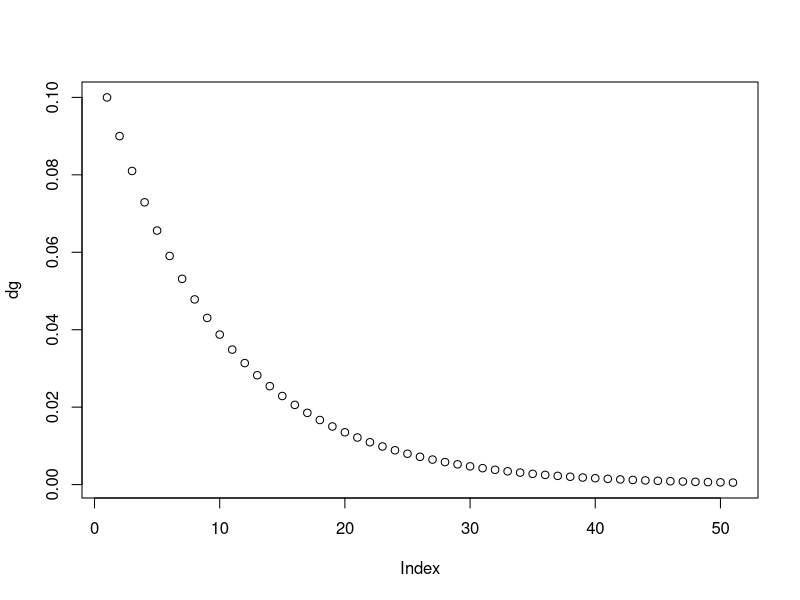
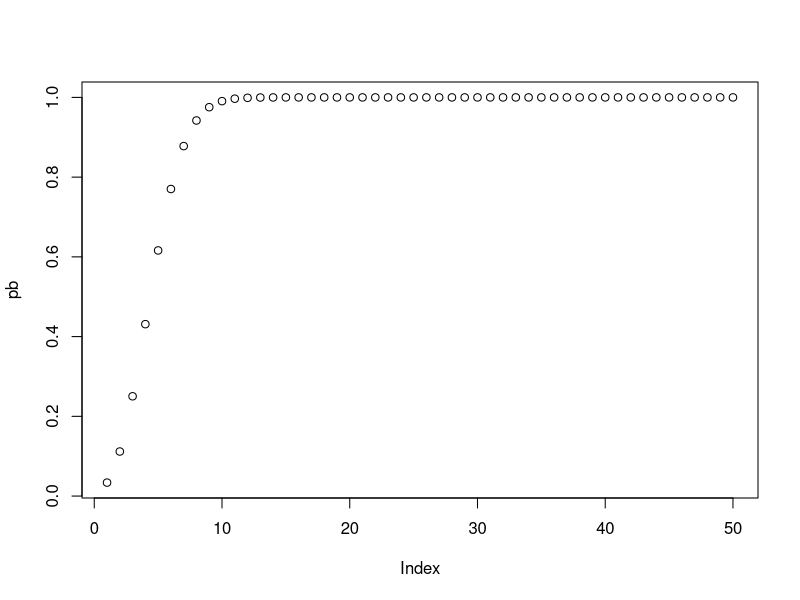

Generate these figures, in order, with R:


runif(max = 5,min = 2,1)

dbinom(30,500,prob = 0.05)

diff(pbinom(c(10,30), size = 500, prob = 0.05))

s <- 50
p <- 0.1
db <- dbinom(1:s,size = s, prob = p)
pb <- pbinom(1:s, size = s, prob = p)

dg <- dgeom(0:s, prob = p)

plot(dg)
plot(pb)
